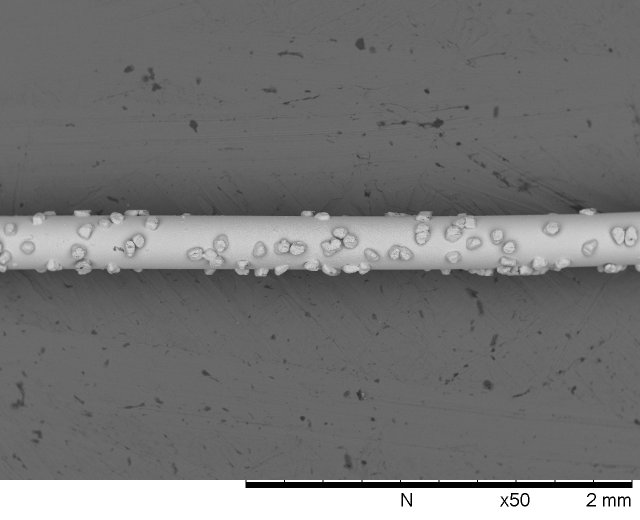
#> input picture images/fio_2.8.tif, 1280 x 1040 px, found by its file name (shown at 1/2 size)
$ python teste2+dilatacao.py   (older library calls are emulated)
#> lines starting #> are read from the running program, lines starting #| are printed output that depends on the picture; after the words box and inside, x2 and y2 are one past the last pixel; in counts of white or black regions, pixels touching at a corner belong together
import numpy as np
import cv2
import matplotlib.pyplot as plt
from skimage.filters import sobel
import scipy.ndimage as ndimage
import skimage.exposure as exposure

imgBig = cv2.imread('fio_2.8.tif',0)
#> imgBig is the input picture: shape (1040, 1280); min 0, max 255, mean 117.4

scale_percent = 100 # percent of original size
w = int(imgBig.shape[1] * scale_percent / 100)
#> w = 1280
h = int(imgBig.shape[0] * scale_percent / 100)
#> h = 1040
dim = (w, h)
#> dim = (1280, 1040)

# [9 lines of commented-out code are left out]
img = cv2.resize(imgBig, dim, interpolation=cv2.INTER_AREA)
img_copy = img.copy()
img_copy2 = img.copy()
#Histogram equalization - CLAHE - Contrast Limited Adaptive Histogram Equalization
clahe = cv2.createCLAHE(clipLimit = 2.0, tileGridSize=(8,8))
cl_img = clahe.apply(img)
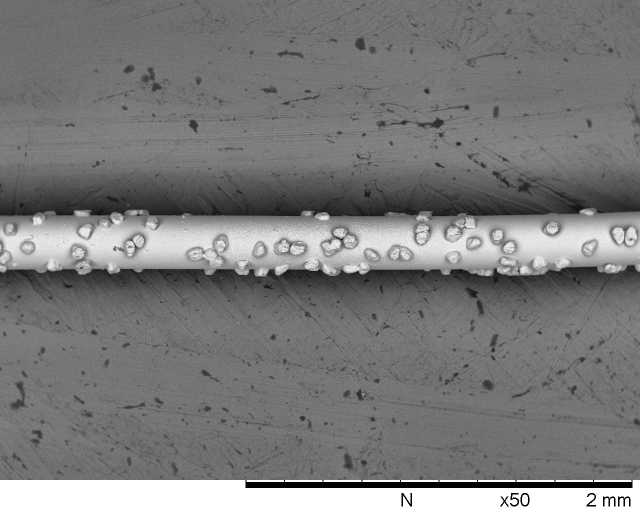
#> cl_img: shape (1040, 1280) (shown at 1/2 size); min 2, max 255, mean 124.2

#Noise reduction - Bilateral blur
bilateral = cv2.bilateralFilter(cl_img, 5, 75, 75)

# [7 lines of commented-out code are left out]
sobelx = cv2.Sobel(bilateral,cv2.CV_64F,1,0,ksize=3)
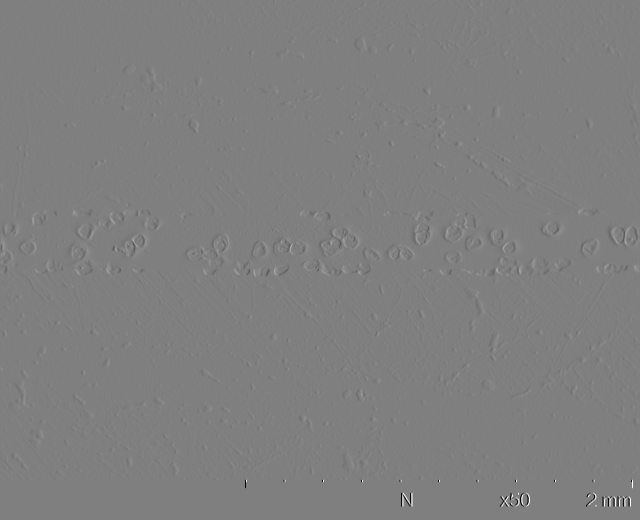
#> sobelx: shape (1040, 1280) float64 (shown at 1/2 size); min -1008, max 1004, mean 0; drawn with min black and max white
sobely = cv2.Sobel(bilateral,cv2.CV_64F,0,1,ksize=3)

# optionally normalize to range 0 to 255 for proper display
sobelx_norm= exposure.rescale_intensity(sobelx, in_range='image', out_range=(0,255)).clip(0,255).astype(np.uint8)
sobely_norm= exposure.rescale_intensity(sobelx, in_range='image', out_range=(0,255)).clip(0,255).astype(np.uint8)

# square
sobelx2 = cv2.multiply(sobelx,sobelx)
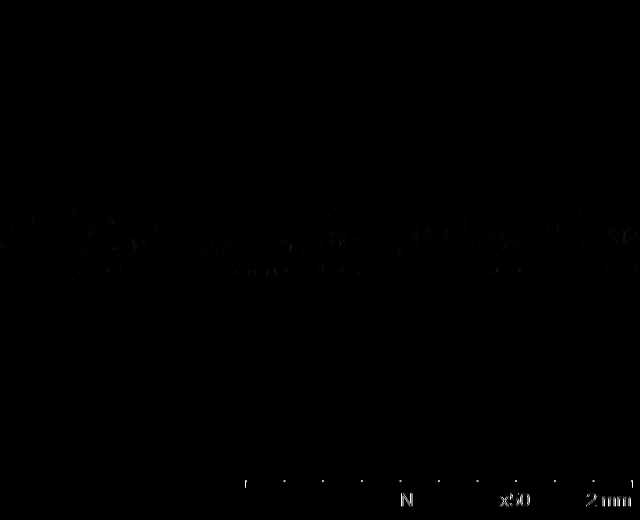
#> sobelx2: shape (1040, 1280) float64 (shown at 1/2 size); min 0, max 1016064, mean 1354.7; drawn with min black and max white
sobely2 = cv2.multiply(sobely,sobely)

# add together and take square root
sobel_magnitude = cv2.sqrt(sobelx2 + sobely2)
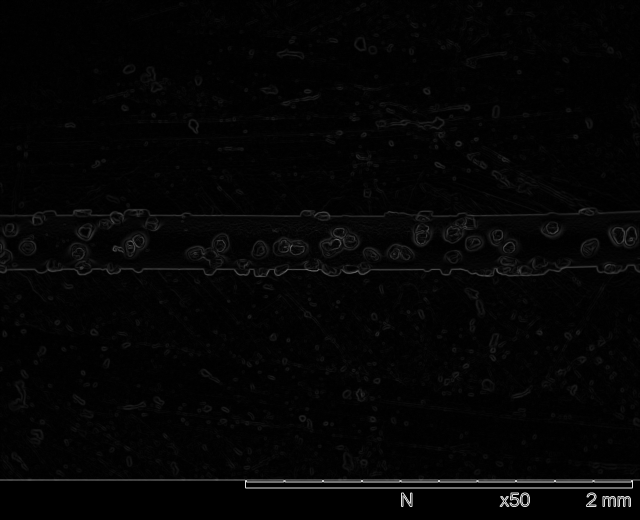
#> sobel_magnitude: shape (1040, 1280) float64 (shown at 1/2 size); min 0, max 1122.5, mean 22.7; drawn with min black and max white

# normalize to range 0 to 255 and clip negatives
sobel_magnitude = exposure.rescale_intensity(sobel_magnitude, in_range='image', out_range=(0,255)).clip(0,255).astype(np.uint8)


# Trying Canny
canny = cv2.Canny(bilateral, 50, 150)
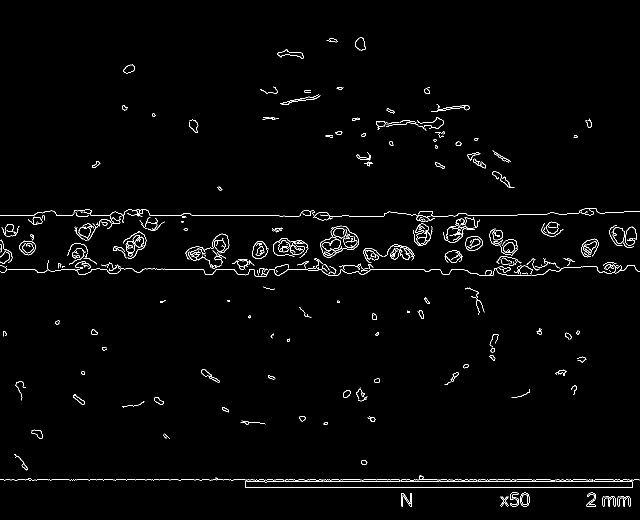
#> canny: shape (1040, 1280) (shown at 1/2 size); 1.6% white in thin lines or dots
print(canny.shape)
#| (1040, 1280)

#Morphological process - Opening
kernel = np.ones((3,3),np.uint8)
dilation = cv2.dilate(canny, kernel, iterations = 1)
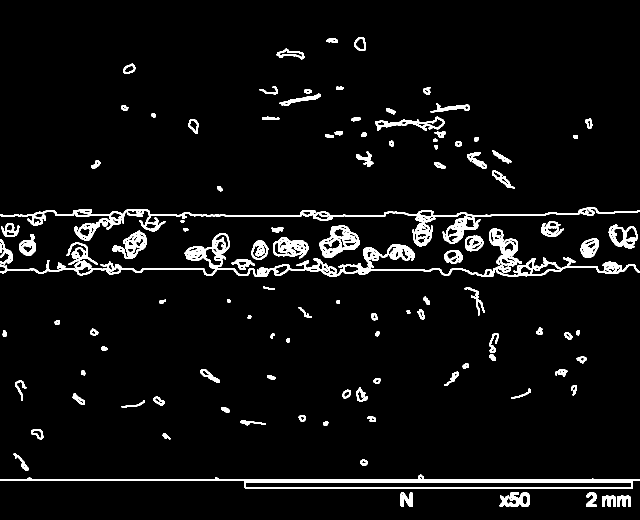
#> dilation: shape (1040, 1280) (shown at 1/2 size); 5% white; 111 white regions
print(dilation.shape)
#| (1040, 1280)


#Finding Contours
contours, hierarchy = cv2.findContours(dilation, cv2.RETR_EXTERNAL, cv2.CHAIN_APPROX_NONE)
#> contours = 111 contours; largest, box (x1, y1, x2, y2) and area: (0, 949, 1280, 977) 15166, (0, 466, 1280, 554) 14880, (0, 415, 1280, 493) 10535, (639, 450, 719, 516) 3210, (978, 456, 1044, 533) 2392
largest_contours = sorted(contours, key=cv2.contourArea)[-20:]
#> largest_contours = 20 contours; largest, box (x1, y1, x2, y2) and area: (0, 949, 1280, 977) 15166, (0, 466, 1280, 554) 14880, (0, 415, 1280, 493) 10535, (639, 450, 719, 516) 3210, (978, 456, 1044, 533) 2392
cv2.drawContours(img_copy, largest_contours, -1, (0, 255, 0), -1)
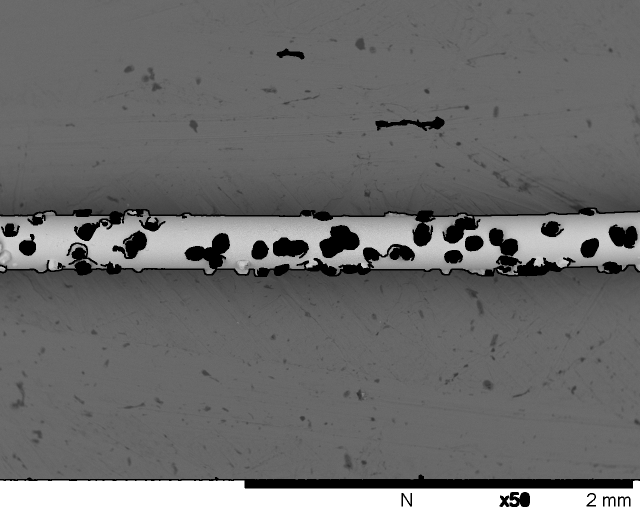
#> img_copy: shape (1040, 1280) (shown at 1/2 size); min 0, max 255, mean 110.2

closed_contours = []

for cnt in contours:
   if cv2.isContourConvex(cnt) == True:
      closed_contours.append(cnt)
   else:
      pass
#> this loop made 111 passes
#> after the loop, closed_contours = []
print(closed_contours)
sorted_close = sorted(closed_contours, key=cv2.contourArea)
#> sorted_close = []
cv2.drawContours(img_copy2, sorted_close, -1, (0, 255, 0), -1)


# [5 lines of commented-out code are left out]
cv2.imshow('Bilateral', bilateral)
cv2.imshow('Canny', canny)
cv2.imshow('Dilation after Canny', dilation)
# cv2.imshow('Opened Sobel', opening)
cv2.imshow('Contours', img_copy)
cv2.imshow('Closed Contours', img_copy2)

cv2.waitKey(0)
cv2.destroyAllWindows()

$ run again, with images/fio_2.1.tif copied over images/fio_2.8.tif
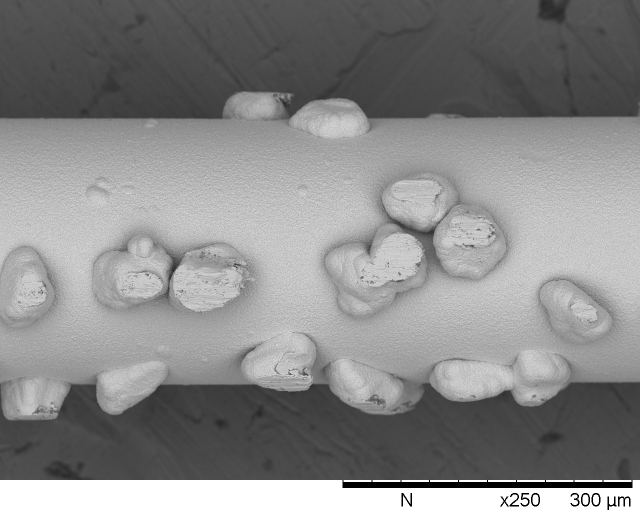
#> input picture images/fio_2.1.tif, 1280 x 1040 px, found by its file name (shown at 1/2 size)
#> imgBig is the input picture: shape (1040, 1280); min 0, max 255, mean 137.9
#> `canny = cv2.Canny(bilateral, 50, 150)`:
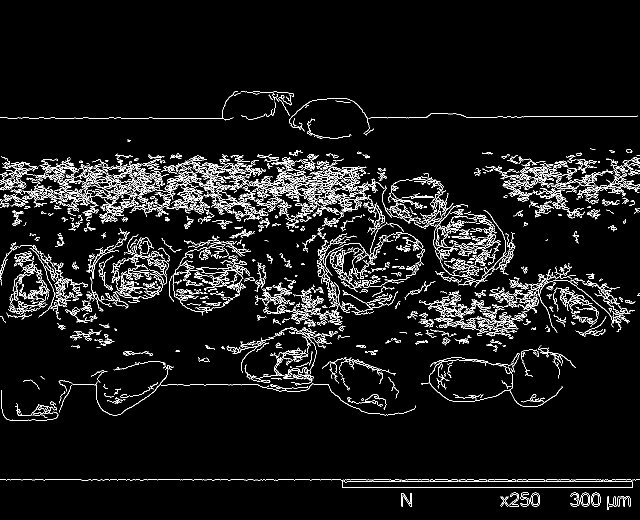
#> canny: shape (1040, 1280) (shown at 1/2 size); 5.9% white in thin lines or dots, all inside (x1, y1, x2, y2) = (0, 183, 1280, 1020)
#| (1040, 1280)
#> dilation: shape (1040, 1280); 17.6% white; 151 white regions
#| (1040, 1280)
#> contours = 144 contours, 3 with area under 20; largest, box (x1, y1, x2, y2) and area: (0, 306, 1032, 655) 147252, (837, 525, 1271, 678) 19854, (964, 304, 1280, 438) 18586, (841, 690, 1153, 815) 14608, (1, 653, 832, 843) 14424
#> largest_contours = 20 contours; largest, box (x1, y1, x2, y2) and area: (0, 306, 1032, 655) 147252, (837, 525, 1271, 678) 19854, (964, 304, 1280, 438) 18586, (841, 690, 1153, 815) 14608, (1, 653, 832, 843) 14424
#> `cv2.drawContours(img_copy, largest_contours, -1, (0, 255, 0), -1)`:
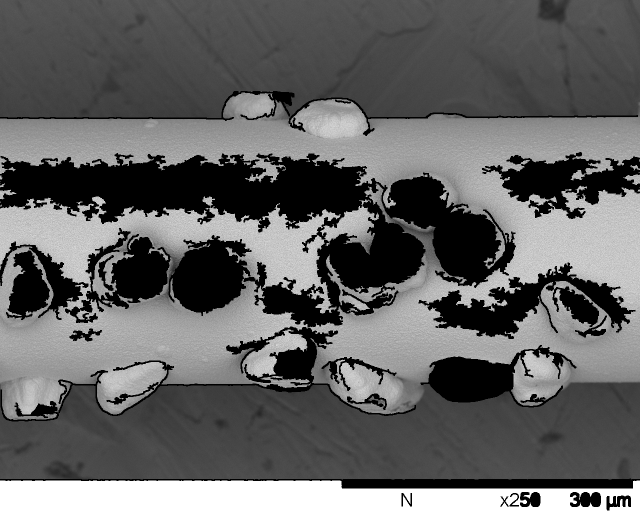
#> img_copy: shape (1040, 1280) (shown at 1/2 size); min 0, max 255, mean 101.4
#> the loop `for cnt in contours:` made 144 passes
#> after the loop `for cnt in contours:`: closed_contours = []
